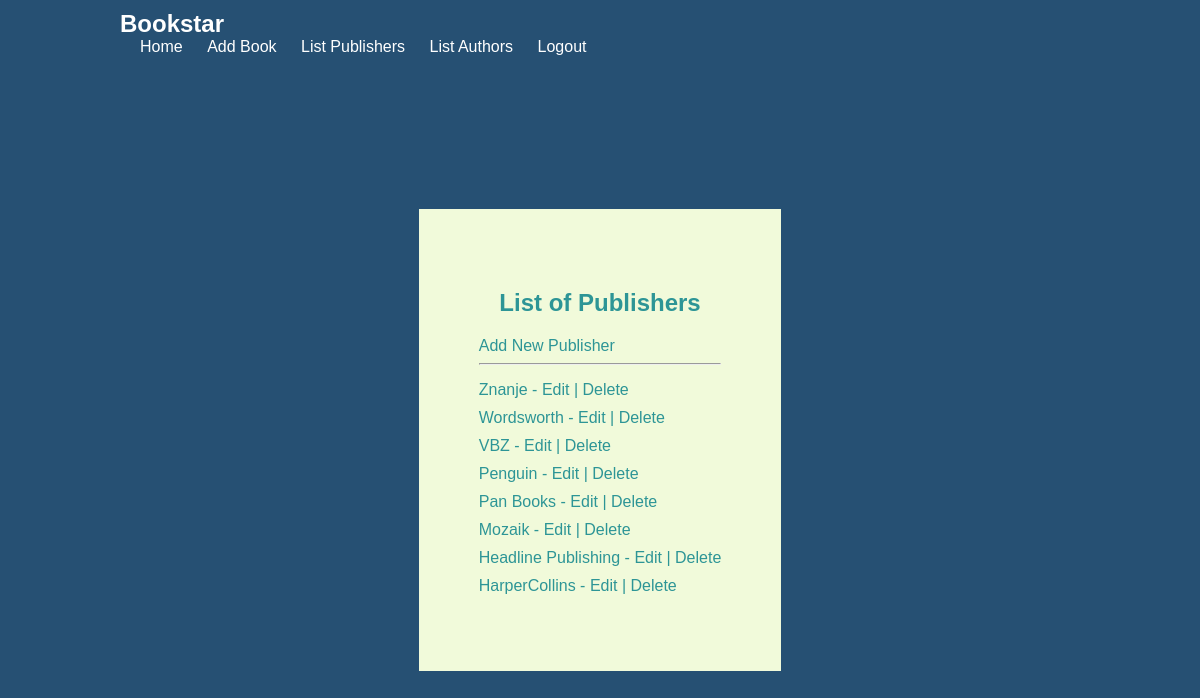
The page /books/publishers/ (signed in) on the database its author committed.
### books/models.py (models this page shows, shortened)
class Publisher(models.Model):
    name = models.CharField(max_length=30)
    address = models.CharField(max_length=50)
    city = models.CharField(max_length=60)
    state_province = models.CharField(max_length=30)
    country = models.CharField(max_length=50)
    website = models.URLField()
    class Meta:
        ordering = ['-name']

### books/views.py (the view)
# urls.py: path('publishers/', views.publisher_list, name='publisher_list'),
@login_required
def publisher_list(request):
    publishers = Publisher.objects.all()
    return render(request, 'list_publishers.html', {'publishers': publishers})

### books/templates/list_publishers.html
{% extends 'navbar.html' %}
{% block content %}
<h2>List of Publishers</h2>
<a href="{% url 'add_publisher' %}">Add New Publisher</a>
<hr>
<ul>
  {% for publisher in publishers %}
    <li><a href="{% url 'publisher_detail' publisher.id %}">{{ publisher.name }}</a> - <a href="{% url 'publisher_edit' publisher.id %}">Edit</a> | <a href="{% url 'publisher_delete' publisher.id %}">Delete</a></li>
  {% empty %}
    <li>No publishers found.</li>
  {% endfor %}
</ul>
{% endblock %}

### books/static/styles.css (style rules this page uses)
body { font-family: Arial, sans-serif; background-color: #265073; color: #2D9596; margin: 0; padding: 0; display: flex; justify-content: center; align-items: center; height: 100vh; }
h2 { text-align: center; }
a { color: #2D9596; text-decoration: none; }
h1, h2, h3 { margin-top: 20px; }
ul { list-style-type: none; padding: 0; }
li { margin-bottom: 10px; }

### rows shown on the page
Publisher: name "Znanje"
Publisher: name "Wordsworth"
Publisher: name "VBZ"
Publisher: name "Penguin"
Publisher: name "Pan Books"
Publisher: name "Mozaik"
Publisher: name "Headline Publishing"
Publisher: name "HarperCollins"
